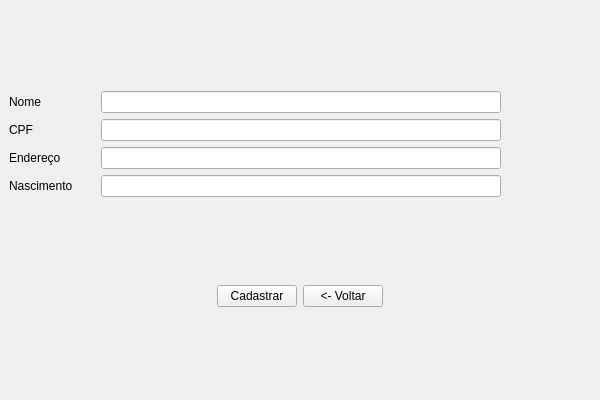
<?xml version="1.0" encoding="UTF-8"?>
<ui version="4.0">
 <class>tela_cadastro</class>
 <widget class="QMainWindow" name="tela_cadastro">
  <property name="geometry">
   <rect>
    <x>0</x>
    <y>0</y>
    <width>600</width>
    <height>400</height>
   </rect>
  </property>
  <property name="minimumSize">
   <size>
    <width>600</width>
    <height>400</height>
   </size>
  </property>
  <property name="maximumSize">
   <size>
    <width>600</width>
    <height>400</height>
   </size>
  </property>
  <property name="font">
   <font>
    <family>Segoe UI</family>
   </font>
  </property>
  <property name="windowTitle">
   <string>Cadastro</string>
  </property>
  <widget class="QWidget" name="centralwidget">
   <layout class="QVBoxLayout" name="verticalLayout_2">
    <item>
     <layout class="QVBoxLayout" name="verticalLayout">
      <item>
       <layout class="QHBoxLayout" name="horizontalLayout_6">
        <item>
         <widget class="QLabel" name="label_4">
          <property name="text">
           <string>Nome</string>
          </property>
         </widget>
        </item>
        <item>
         <spacer name="horizontalSpacer_4">
          <property name="orientation">
           <enum>Qt::Horizontal</enum>
          </property>
          <property name="sizeHint" stdset="0">
           <size>
            <width>40</width>
            <height>20</height>
           </size>
          </property>
         </spacer>
        </item>
        <item>
         <widget class="QLineEdit" name="le_nome">
          <property name="minimumSize">
           <size>
            <width>400</width>
            <height>0</height>
           </size>
          </property>
         </widget>
        </item>
        <item>
         <spacer name="horizontalSpacer_7">
          <property name="orientation">
           <enum>Qt::Horizontal</enum>
          </property>
          <property name="sizeType">
           <enum>QSizePolicy::Minimum</enum>
          </property>
          <property name="sizeHint" stdset="0">
           <size>
            <width>90</width>
            <height>20</height>
           </size>
          </property>
         </spacer>
        </item>
       </layout>
      </item>
      <item>
       <layout class="QHBoxLayout" name="horizontalLayout_5">
        <item>
         <widget class="QLabel" name="label_3">
          <property name="text">
           <string>CPF</string>
          </property>
         </widget>
        </item>
        <item>
         <spacer name="horizontalSpacer_3">
          <property name="orientation">
           <enum>Qt::Horizontal</enum>
          </property>
          <property name="sizeHint" stdset="0">
           <size>
            <width>40</width>
            <height>20</height>
           </size>
          </property>
         </spacer>
        </item>
        <item>
         <widget class="QLineEdit" name="le_cpf">
          <property name="minimumSize">
           <size>
            <width>400</width>
            <height>0</height>
           </size>
          </property>
         </widget>
        </item>
        <item>
         <spacer name="horizontalSpacer_8">
          <property name="orientation">
           <enum>Qt::Horizontal</enum>
          </property>
          <property name="sizeType">
           <enum>QSizePolicy::Minimum</enum>
          </property>
          <property name="sizeHint" stdset="0">
           <size>
            <width>90</width>
            <height>20</height>
           </size>
          </property>
         </spacer>
        </item>
       </layout>
      </item>
      <item>
       <layout class="QHBoxLayout" name="horizontalLayout_4">
        <item>
         <widget class="QLabel" name="label_2">
          <property name="text">
           <string>Endereço</string>
          </property>
         </widget>
        </item>
        <item>
         <spacer name="horizontalSpacer_2">
          <property name="orientation">
           <enum>Qt::Horizontal</enum>
          </property>
          <property name="sizeHint" stdset="0">
           <size>
            <width>40</width>
            <height>20</height>
           </size>
          </property>
         </spacer>
        </item>
        <item>
         <widget class="QLineEdit" name="le_endereco">
          <property name="minimumSize">
           <size>
            <width>400</width>
            <height>0</height>
           </size>
          </property>
         </widget>
        </item>
        <item>
         <spacer name="horizontalSpacer_9">
          <property name="orientation">
           <enum>Qt::Horizontal</enum>
          </property>
          <property name="sizeType">
           <enum>QSizePolicy::Minimum</enum>
          </property>
          <property name="sizeHint" stdset="0">
           <size>
            <width>90</width>
            <height>20</height>
           </size>
          </property>
         </spacer>
        </item>
       </layout>
      </item>
      <item>
       <layout class="QHBoxLayout" name="horizontalLayout">
        <item>
         <widget class="QLabel" name="label">
          <property name="text">
           <string>Nascimento</string>
          </property>
         </widget>
        </item>
        <item>
         <spacer name="horizontalSpacer">
          <property name="orientation">
           <enum>Qt::Horizontal</enum>
          </property>
          <property name="sizeHint" stdset="0">
           <size>
            <width>40</width>
            <height>20</height>
           </size>
          </property>
         </spacer>
        </item>
        <item>
         <widget class="QLineEdit" name="le_nascimento">
          <property name="minimumSize">
           <size>
            <width>400</width>
            <height>0</height>
           </size>
          </property>
         </widget>
        </item>
        <item>
         <spacer name="horizontalSpacer_10">
          <property name="orientation">
           <enum>Qt::Horizontal</enum>
          </property>
          <property name="sizeType">
           <enum>QSizePolicy::Minimum</enum>
          </property>
          <property name="sizeHint" stdset="0">
           <size>
            <width>90</width>
            <height>20</height>
           </size>
          </property>
         </spacer>
        </item>
       </layout>
      </item>
     </layout>
    </item>
    <item>
     <layout class="QHBoxLayout" name="horizontalLayout_7">
      <item>
       <layout class="QHBoxLayout" name="horizontalLayout_8">
        <item>
         <spacer name="horizontalSpacer_5">
          <property name="orientation">
           <enum>Qt::Horizontal</enum>
          </property>
          <property name="sizeHint" stdset="0">
           <size>
            <width>40</width>
            <height>20</height>
           </size>
          </property>
         </spacer>
        </item>
        <item>
         <widget class="QPushButton" name="btn_cadastrar">
          <property name="text">
           <string>Cadastrar</string>
          </property>
         </widget>
        </item>
        <item>
         <widget class="QPushButton" name="btn_voltar_cadastro">
          <property name="text">
           <string>&lt;- Voltar</string>
          </property>
         </widget>
        </item>
        <item>
         <spacer name="horizontalSpacer_6">
          <property name="orientation">
           <enum>Qt::Horizontal</enum>
          </property>
          <property name="sizeHint" stdset="0">
           <size>
            <width>40</width>
            <height>20</height>
           </size>
          </property>
         </spacer>
        </item>
       </layout>
      </item>
     </layout>
    </item>
   </layout>
  </widget>
 </widget>
 <resources/>
 <connections/>
</ui>
